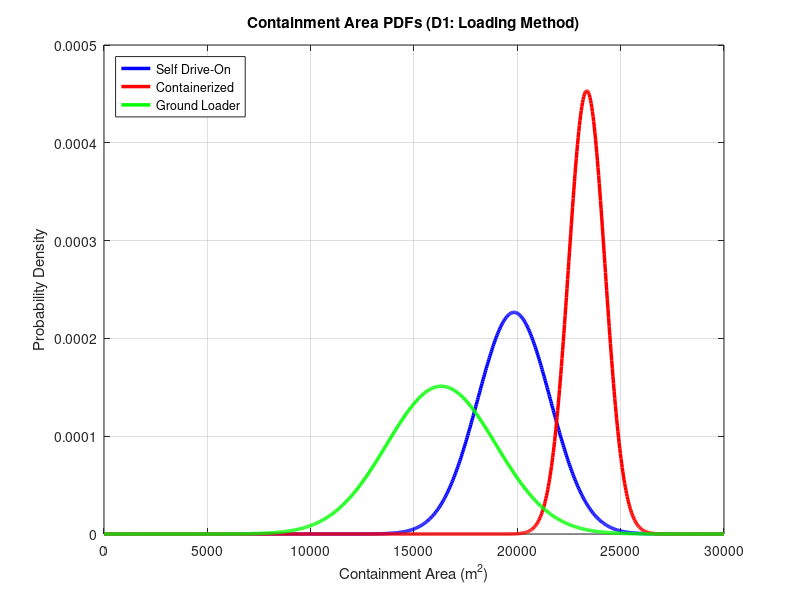

MATLAB code to generate this figure: (Note: this script raises an error after producing the figure.)
% EM.413 OS14 Question 1 Decision Aid
% Allows manipulation and visualization of Contianment (Performance) PDFs for OS14 Q1
close all; clear all; clc;

% Define the X-axis: Containment Area from 0 to 30,000 sq meters
x = linspace(0, 30000, 1000);

% Define a square meters per Fibonacci score value that can be used in containment area PDFs
CAslope = 880;

%% %%%% -- CONTAINMENT -- %%%% %%

%% -- DECISION 1: LOADING METHOD CONTAINMENT -- %%
% Modeled based on CAslope = 880 logic. 
% Shifted using 3-sigma rule to respect the 26,000 m^2 absolute ceiling.

% -- Option 1: Self-Propelled Drive-On
% Moderate variance, slight delay penalty (CAslope * 1)
sigma_d1_o1_area = CAslope * 2;
mu_d1_o1_area = 26000 - (3 * sigma_d1_o1_area) - (CAslope * 1);
y_d1_o1_area = normpdf(x, mu_d1_o1_area, sigma_d1_o1_area);

% -- Option 2: Containerized Module
% Lowest variance, zero delay penalty (touches max ceiling)
sigma_d1_o2_area = CAslope * 1;
mu_d1_o2_area = 26000 - (3 * sigma_d1_o2_area) - (CAslope * 0);
y_d1_o2_area = normpdf(x, mu_d1_o2_area, sigma_d1_o2_area);

% -- Option 3: Dedicated Ground Loader
% Highest variance, highest delay penalty (CAslope * 2)
sigma_d1_o3_area = CAslope * 3;
mu_d1_o3_area = 26000 - (3 * sigma_d1_o3_area) - (CAslope * 2);
y_d1_o3_area = normpdf(x, mu_d1_o3_area, sigma_d1_o3_area);

% -- Plotting D1 Containment --
figure(1);
plot(x, y_d1_o1_area, 'b', 'LineWidth', 2.5, 'DisplayName', 'Self Drive-On'); hold on;
plot(x, y_d1_o2_area, 'r', 'LineWidth', 2.5, 'DisplayName', 'Containerized');
plot(x, y_d1_o3_area, 'g', 'LineWidth', 2.5, 'DisplayName', 'Ground Loader');

title('Containment Area PDFs (D1: Loading Method)');
xlabel('Containment Area (m^2)'); ylabel('Probability Density');
legend('Location', 'NorthWest'); grid on; xlim([0 30000]);
ax = gca; ax.XAxis.Exponent = 0; ax.YAxis.Exponent = 0;
xtickformat('%,.0f'); ytickformat('%.5f'); 

fprintf('\n--- D1 Statistics (For Table) ---\n');
fprintf('Containment (Area):\n');
fprintf('Option 1 (Drive-On):  Mu = %.0f m^2 | Sigma = %.0f m^2\n', mu_d1_o1_area, sigma_d1_o1_area);
fprintf('Option 2 (Container): Mu = %.0f m^2 | Sigma = %.0f m^2\n', mu_d1_o2_area, sigma_d1_o2_area);
fprintf('Option 3 (Loader):    Mu = %.0f m^2 | Sigma = %.0f m^2\n', mu_d1_o3_area, sigma_d1_o3_area);

%% -- DECISION 2: INSERTION METHOD CONTAINMENT -- %%

% -- Option 1: Containerized Guided Drone 
% Beta Dist: Highly accurate (sub-500m) with active propulsion to fight wind, but expensive. Bounds: 24k to 26k
% Parameters for Beta(α,β) scaled to [a1,b1]
alpha1 = 8; beta1 = 2;
a1 = 24000; b1 = 26000;
% Normalize x into [0,1] for the beta PDF
x_norm1 = (x - a1) / (b1 - a1); 
% Treat values outside the interval as missing for the scaled density
x_norm1(x_norm1 < 0 | x_norm1 > 1) = NaN; 
% Compute scaled beta PDF on original x units (divide by scaling width)
y1 = betapdf(x_norm1, alpha1, beta1) / (b1 - a1); 

% -- Option 2: Precision Guided Parafoil
% Beta Dist: Good GPS steering and lower cost, but passive gliding increases wind drift risk. Bounds: 22k to 26k
alpha2 = 5; beta2 = 2;
a2 = 22000; b2 = 26000;
x_norm2 = (x - a2) / (b2 - a2);
x_norm2(x_norm2 < 0 | x_norm2 > 1) = NaN; 
y2 = betapdf(x_norm2, alpha2, beta2) / (b2 - a2);

% -- Option 3: Ramp Extraction / Airbag 
% Normal Dist: Very cheap and simple, but unguided drop creates massive footprint uncertainty. Mu=14k, Sig=4k
mu3 = 14000; sigma3 = 4000;
y3 = normpdf(x, mu3, sigma3);

% -- Plotting D2 
figure(2);
plot(x, y1, 'b', 'LineWidth', 2, 'DisplayName', 'Guided Drone (Beta)'); hold on;
plot(x, y2, 'r', 'LineWidth', 2, 'DisplayName', 'Parafoil (Beta)');
plot(x, y3, 'g', 'LineWidth', 2, 'DisplayName', 'Airbag (Normal)');
title('Containment Area PDFs (D2: Insertion Method)');
xlabel('Containment Area (m^2)'); ylabel('Probability Density');
legend('Location', 'NorthWest'); grid on; xlim([0 30000]);
ax = gca; ax.XAxis.Exponent = 0; ax.YAxis.Exponent = 0;
xtickformat('%,.0f'); ytickformat('%.5f'); 

% -- D2 Math Correction Printout 
fprintf('\n--- CORRECTED D2 Containment Statistics (Update your table!) ---\n');
mu_std1 = alpha1 / (alpha1 + beta1);
var_std1 = (alpha1 * beta1) / ((alpha1 + beta1)^2 * (alpha1 + beta1 + 1));
fprintf('Option 1 (Drone):    Mu = %.0f m^2 | Sigma = %.0f m^2\n', a1 + (mu_std1 * (b1 - a1)), sqrt(var_std1 * (b1 - a1)^2));
mu_std2 = alpha2 / (alpha2 + beta2);
var_std2 = (alpha2 * beta2) / ((alpha2 + beta2)^2 * (alpha2 + beta2 + 1));
fprintf('Option 2 (Parafoil): Mu = %.0f m^2 | Sigma = %.0f m^2\n', a2 + (mu_std2 * (b2 - a2)), sqrt(var_std2 * (b2 - a2)^2));
fprintf('Option 3 (Airbag):   Mu = %.0f m^2 | Sigma = %.0f m^2\n\n', mu3, sigma3);

%% -- DECISION 3: LANDING ACTIVATION -- %%

% -- Option 1: Impact-Triggered Auto Activation
% Normal Dist: Lowest impact on max potential containment area; mid variability
mu_d3_o1_area = 26000 - CAslope * 0; sigma_d3_o1_area = CAslope * 2;
y_d3_o1_area = normpdf(x, mu_d3_o1_area, sigma_d3_o1_area);

% -- Option 2: Remote Commanded Activation
% Normal Dist: Most impact on max potential containment area; low variability
mu_d3_o2_area = 26000 - CAslope * 2; sigma_d3_o2_area = CAslope * 1;
y_d3_o2_area = normpdf(x, mu_d3_o2_area, sigma_d3_o2_area);

% -- Option 3: Dual Key Auto & Remote Activation
% Normal Dist: Low impact on max potential containment area; most variability
mu_d3_o3_area = 26000 - CAslope * 1; sigma_d3_o3_area = CAslope * 3;
y_d3_o3_area = normpdf(x, mu_d3_o3_area, sigma_d3_o3_area);

% -- Plotting D3 
figure(3);
plot(x, y_d3_o1_area, 'b', 'LineWidth', 2, 'DisplayName', 'Auto Acivate (Normal)'); hold on;
plot(x, y_d3_o2_area, 'r', 'LineWidth', 2, 'DisplayName', 'Remote Activate (Normal)');
plot(x, y_d3_o3_area, 'g', 'LineWidth', 2, 'DisplayName', 'Dual Key Activate (Normal)');
title('Containment Area PDFs (D3: Landing Activation)');
xlabel('Containment Area (m^2)'); ylabel('Probability Density');
legend('Location', 'NorthWest'); grid on; xlim([0 30000]);
ax = gca; ax.XAxis.Exponent = 0; ax.YAxis.Exponent = 0;
xtickformat('%,.0f'); ytickformat('%.5f'); 

% -- D3 Math Printout for Table (Normal distributions)
fprintf('\n--- D3 Containment Statistics (For Table) ---\n');
fprintf('Option 1 (Auto Activate): Mu = %.0f m^2 | Sigma = %.0f m^2\n', mu_d3_o1_area, sigma_d3_o1_area);
fprintf('Option 2 (Remote Activate): Mu = %.0f m^2 | Sigma = %.0f m^2\n', mu_d3_o2_area, sigma_d3_o2_area);
fprintf('Option 3 (Dual Key Activate): Mu = %.0f m^2 | Sigma = %.0f m^2\n\n', mu_d3_o3_area, sigma_d3_o3_area);

%% -- DECISION 4: FLEET COMPOSITION CONTAINMENT -- %%
% -- Option 1: Homogeneous (Reliable but slower)
mu_d4_o1_area = 23000; sigma_d4_o1_area = 1000;
y_d4_o1_area = normpdf(x, mu_d4_o1_area, sigma_d4_o1_area);

% -- Option 2: Two-tier (Good tactical synergy)
mu_d4_o2_area = 24500; sigma_d4_o2_area = 500;
y_d4_o2_area = normpdf(x, mu_d4_o2_area, sigma_d4_o2_area);

% -- Option 3: Three-role (Perfect specialization)
mu_d4_o3_area = 25100; sigma_d4_o3_area = 300;
y_d4_o3_area = normpdf(x, mu_d4_o3_area, sigma_d4_o3_area);

% -- Plotting D4 Containment --
figure(17);
plot(x, y_d4_o1_area, 'b', 'LineWidth', 2.5, 'DisplayName', 'Homogeneous'); hold on;
plot(x, y_d4_o2_area, 'r', 'LineWidth', 2.5, 'DisplayName', 'Two-Tier');
plot(x, y_d4_o3_area, 'g', 'LineWidth', 2.5, 'DisplayName', 'Three-Role');

title('Containment Area PDFs (D4: Fleet Composition)');
xlabel('Containment Area (m^2)'); ylabel('Probability Density');
legend('Location', 'NorthWest'); grid on; xlim([0 30000]);
ax = gca; ax.XAxis.Exponent = 0; ax.YAxis.Exponent = 0;
xtickformat('%,.0f'); ytickformat('%.5f'); 

% -- D4 Math Printout --
fprintf('\n--- D4 Statistics (For Table) ---\n');
fprintf('Containment:\n');
fprintf('Option 1 (Homogeneous):   Mu = %.0f m^2 | Sigma = %.0f m^2\n', mu_d4_o1_area, sigma_d4_o1_area);
fprintf('Option 2 (2-Tier): Mu = %.0f m^2 | Sigma = %.0f m^2\n', mu_d4_o2_area, sigma_d4_o2_area);
fprintf('Option 3 (3-Role): Mu = %.0f m^2 | Sigma = %.0f m^2\n', mu_d4_o3_area, sigma_d4_o3_area);

%% -- DECISION 5: REPLACEMENT RATIO CONTAINMENT (Autonomy Proficiency) -- %%
% -- Option 1: 1:1 (High proficiency, high efficiency)
mu_d5_o1_area = 25000; sigma_d5_o1_area = 350;
y_d5_o1_area = normpdf(x, mu_d5_o1_area, sigma_d5_o1_area);

% -- Option 2: 3:1 (Moderate proficiency, some swarm friction)
mu_d5_o2_area = 18000; sigma_d5_o2_area = 2000;
y_d5_o2_area = normpdf(x, mu_d5_o2_area, sigma_d5_o2_area);

% -- Option 3: 6:1 (Low proficiency, high swarm friction)
mu_d5_o3_area = 10000; sigma_d5_o3_area = 3000;
y_d5_o3_area = normpdf(x, mu_d5_o3_area, sigma_d5_o3_area);

% -- Plotting D5 Containment --
figure(13);
plot(x, y_d5_o1_area, 'b', 'LineWidth', 2.5, 'DisplayName', '1:1 (High Proficiency)'); hold on;
plot(x, y_d5_o2_area, 'r', 'LineWidth', 2.5, 'DisplayName', '3:1 (Mod Proficiency)');
plot(x, y_d5_o3_area, 'g', 'LineWidth', 2.5, 'DisplayName', '6:1 (Low Proficiency)');

title('Containment Area PDFs (D5: Autonomy Proficiency Ratio)');
xlabel('Containment Area (m^2)'); ylabel('Probability Density');
legend('Location', 'NorthWest'); grid on; xlim([0 30000]);
ax = gca; ax.XAxis.Exponent = 0; ax.YAxis.Exponent = 0;
xtickformat('%,.0f'); ytickformat('%.5f'); 

fprintf('\n--- D5 Statistics (For Table) ---\n');
fprintf('Containment (Area):\n');
fprintf('Option 1 (1:1): Mu = %.0f m^2 | Sigma = %.0f m^2\n', mu_d5_o1_area, sigma_d5_o1_area);
fprintf('Option 2 (3:1): Mu = %.0f m^2 | Sigma = %.0f m^2\n', mu_d5_o2_area, sigma_d5_o2_area);
fprintf('Option 3 (6:1): Mu = %.0f m^2 | Sigma = %.0f m^2\n', mu_d5_o3_area, sigma_d5_o3_area);

%% -- DECISION 6: DEPLOYMENT AIRCRAFT TYPE -- %%
% Note: Down-selected to A400M due to Airbus stakeholder constraint.
% Acts as a system baseline for all Monte Carlo architectures.

% -- Containment (Highly reliable baseline delivery) --
mu_d6_o1_area = 25500; sigma_d6_o1_area = 150;
y_d6_o1_area = normpdf(x, mu_d6_o1_area, sigma_d6_o1_area);

figure(11);
plot(x, y_d6_o1_area, 'Color', [0.49, 0.18, 0.56], 'LineWidth', 2.5, 'DisplayName', 'A400M Baseline');
title('Containment Area PDFs (D6: Deployment Aircraft)');
xlabel('Containment Area (m^2)'); ylabel('Probability Density');
legend('Location', 'NorthWest'); grid on; xlim([0 30000]);
ax = gca; ax.XAxis.Exponent = 0; ax.YAxis.Exponent = 0;
xtickformat('%,.0f'); ytickformat('%.5f'); 

% -- D6 Math Printout --
fprintf('\n--- D6 Statistics (For Table) ---\n');
fprintf('Containment:\n');
fprintf('Option 1 (A400M): Mu = %.0f m^2 | Sigma = %.0f m^2\n', mu_d6_o1_area, sigma_d6_o1_area);

%% -- DECISION 7: COMMUNICATIONS CONTAINMENT -- %%

% -- Option 1: Per-Robot SATCOM
% Beta Dist: Highly reliable, minor canopy masking risk. Bounds: 22k to 26k
alpha4 = 8; beta4 = 2;
a4 = 22000; b4 = 26000;
x_norm4 = (x - a4) / (b4 - a4);
x_norm4(x_norm4 < 0 | x_norm4 > 1) = NaN;
y4 = betapdf(x_norm4, alpha4, beta4) / (b4 - a4);

% -- Option 2: Ground C2 Node (Localized RF) 
% Triangular Dist: Susceptible to terrain masking. 
% Min (a) = 12k, Mode (c) = 24k, Max (b) = 26k

% Define triangular membership breakpoints (left, peak, right)
a_tri = 12000; c_tri = 24000; b_tri = 26000;
% Preallocate output vector matching input x
y5 = zeros(size(x));
% Compute increasing side where x between left and peak
idx1 = (x >= a_tri & x <= c_tri);
y5(idx1) = 2 * (x(idx1) - a_tri) / ((b_tri - a_tri) * (c_tri - a_tri)); % Upward slope
% Compute decreasing side where x between peak and right
idx2 = (x > c_tri & x <= b_tri);
y5(idx2) = 2 * (b_tri - x(idx2)) / ((b_tri - a_tri) * (b_tri - c_tri)); % Downward slope

% -- Option 3: Airborne Relay Node 
% Beta Dist: Excellent LOS, but UAS refuel/loiter gaps. Bounds: 18k to 26k
alpha6 = 5; beta6 = 2;
a6 = 18000; b6 = 26000;
x_norm6 = (x - a6) / (b6 - a6);
x_norm6(x_norm6 < 0 | x_norm6 > 1) = NaN;
y6 = betapdf(x_norm6, alpha6, beta6) / (b6 - a6);

% -- Plotting D7 
figure(4);
plot(x, y4, 'Color', [0.00, 0.25, 0.45], 'LineWidth', 2.5, 'DisplayName', 'Per-Robot SATCOM (Beta)'); hold on;
plot(x, y5, 'Color', [0.85, 0.33, 0.10], 'LineWidth', 2.5, 'DisplayName', 'Ground Node RF (Triangular)');
plot(x, y6, 'Color', [0.00, 0.60, 0.65], 'LineWidth', 2.5, 'DisplayName', 'Airborne Relay (Beta)');
title('Containment Area PDFs (D7: Communications)');
xlabel('Containment Area (m^2)'); ylabel('Probability Density');
legend('Location', 'NorthWest'); grid on; xlim([0 30000]);
ax2 = gca; ax2.XAxis.Exponent = 0; ax2.YAxis.Exponent = 0;
xtickformat('%,.0f'); ytickformat('%.5f'); 

% -- D7 Math Printout --
fprintf('--- D7 Containment Statistics (For Table) ---\n');
mu_std4 = alpha4 / (alpha4 + beta4);
var_std4 = (alpha4 * beta4) / ((alpha4 + beta4)^2 * (alpha4 + beta4 + 1));
fprintf('Option 1 (SATCOM):   Mu = %.0f m^2 | Sigma = %.0f m^2\n', a4 + (mu_std4 * (b4 - a4)), sqrt(var_std4 * (b4 - a4)^2));
fprintf('Option 2 (Ground):   Mu = %.0f m^2 | Sigma = %.0f m^2 (Note: Tri mean is (a+b+c)/3)\n', (a_tri+b_tri+c_tri)/3, sqrt((a_tri^2+b_tri^2+c_tri^2 - a_tri*b_tri - a_tri*c_tri - b_tri*c_tri)/18));
mu_std6 = alpha6 / (alpha6 + beta6);
var_std6 = (alpha6 * beta6) / ((alpha6 + beta6)^2 * (alpha6 + beta6 + 1));
fprintf('Option 3 (Airborne): Mu = %.0f m^2 | Sigma = %.0f m^2\n\n', a6 + (mu_std6 * (b6 - a6)), sqrt(var_std6 * (b6 - a6)^2));

%% -- DECISION 8: AUTONOMY MODE CONTAINMENT -- %%
% -- Option 1: Teleoperation (Normal: Human bottleneck)
mu_d8_o1_area = 16000; sigma_d8_o1_area = 3000;
y_d8_o1_area = normpdf(x, mu_d8_o1_area, sigma_d8_o1_area);

% -- Option 2: Supervised Autonomy (Normal: Better, but still human-limited)
mu_d8_o2_area = 21000; sigma_d8_o2_area = 1500;
y_d8_o2_area = normpdf(x, mu_d8_o2_area, sigma_d8_o2_area);

% -- Option 3: Coordinated Autonomy (Beta: High peak, vulnerable to edge cases)
alpha8_3 = 6; beta8_3 = 2; a8_3 = 12000; b8_3 = 26000;
x_norm8_3 = (x - a8_3) / (b8_3 - a8_3);
x_norm8_3(x_norm8_3 < 0 | x_norm8_3 > 1) = NaN;
y_d8_o3_area = betapdf(x_norm8_3, alpha8_3, beta8_3) / (b8_3 - a8_3);

% -- Plotting D8 Containment --
figure(9);
plot(x, y_d8_o1_area, 'b', 'LineWidth', 2.5, 'DisplayName', 'Teleoperation (Normal)'); hold on;
plot(x, y_d8_o2_area, 'r', 'LineWidth', 2.5, 'DisplayName', 'Supervised (Normal)');
plot(x, y_d8_o3_area, 'g', 'LineWidth', 2.5, 'DisplayName', 'Coordinated (Beta)');
title('Containment Area PDFs (D8: Autonomy Mode)');
xlabel('Containment Area (m^2)'); ylabel('Probability Density');
legend('Location', 'NorthWest'); grid on; xlim([0 30000]);
ax = gca; ax.XAxis.Exponent = 0; ax.YAxis.Exponent = 0;
xtickformat('%,.0f'); ytickformat('%.5f');

% -- D8 Math Printout --
fprintf('\n--- D8 Statistics (For Table) ---\n');
fprintf('Containment:\n');
fprintf('Option 1 (Teleop): Mu = %.0f m^2 | Sigma = %.0f m^2\n', mu_d8_o1_area, sigma_d8_o1_area);
fprintf('Option 2 (Super):  Mu = %.0f m^2 | Sigma = %.0f m^2\n', mu_d8_o2_area, sigma_d8_o2_area);
mu_std8_3 = alpha8_3 / (alpha8_3 + beta8_3);
var_std8_3 = (alpha8_3 * beta8_3) / ((alpha8_3 + beta8_3)^2 * (alpha8_3 + beta8_3 + 1));
fprintf('Option 3 (Coord):  Mu = %.0f m^2 | Sigma = %.0f m^2\n', a8_3 + (mu_std8_3 * (b8_3 - a8_3)), sqrt(var_std8_3 * (b8_3 - a8_3)^2));

%% -- DECISION 9: RECOVERY METHOD CONTAINMENT -- %%
% Modeled based on "Bingo Fuel" / Battery Reserve constraints.
% Normal distributions are shifted to respect the 26,000 m^2 absolute ceiling.

% -- Option 1: Expendable (No Recovery)
% 100% battery to the mission. 3-sigma tail hits 26,000.
mu_d9_o1_area = 24800; sigma_d9_o1_area = 400;
y_d9_o1_area = normpdf(x, mu_d9_o1_area, sigma_d9_o1_area);

% -- Option 2: Manual Ground Retrieval
% Minor battery reserve required. 
mu_d9_o2_area = 22000; sigma_d9_o2_area = 1000;
y_d9_o2_area = normpdf(x, mu_d9_o2_area, sigma_d9_o2_area);

% -- Option 3: Air-based Recovery
% Minor battery reserve required.
mu_d9_o3_area = 22000; sigma_d9_o3_area = 1000;
y_d9_o3_area = normpdf(x, mu_d9_o3_area, sigma_d9_o3_area);

% -- Plotting D9 
figure(5);
plot(x, y_d9_o1_area, 'b', 'LineWidth', 2.5, 'DisplayName', 'Expendable'); hold on;
plot(x, y_d9_o2_area, 'r', 'LineWidth', 2.5, 'DisplayName', 'Ground Retrieval');
plot(x, y_d9_o3_area, 'g', 'LineWidth', 2.5, 'DisplayName', 'Air-based Recovery');

title('Containment Area PDFs (D9: Recovery Method)');
xlabel('Containment Area (m^2)'); ylabel('Probability Density');
legend('Location', 'NorthWest'); grid on; xlim([0 30000]);
ax = gca; ax.XAxis.Exponent = 0; ax.YAxis.Exponent = 0;
xtickformat('%,.0f'); ytickformat('%.5f'); 

% -- D9 Math Printout for Table --
fprintf('\n--- D9 Containment Statistics (For Table) ---\n');
fprintf('Option 1 (Expendable): Mu = %.0f m^2 | Sigma = %.0f m^2\n', mu_d9_o1_area, sigma_d9_o1_area);
fprintf('Option 2 (Ground):     Mu = %.0f m^2 | Sigma = %.0f m^2\n', mu_d9_o2_area, sigma_d9_o2_area);
fprintf('Option 3 (Auto):       Mu = %.0f m^2 | Sigma = %.0f m^2\n\n', mu_d9_o3_area, sigma_d9_o3_area);

%% -- DECISION 10: ENCAPSULATION METHOD CONTAINMENT (BETA UPDATE) -- %%
% Modeled to allow all options to hit the 26,000 m^2 absolute ceiling, 
% but with varying probabilities and worst-case bounds.

% -- Option 1: Bare Robot (Wide spread, lower probability of max)
alpha10_1 = 3; beta10_1 = 2; a10_1 = 15000; b10_1 = 26000;
x_norm10_1 = (x - a10_1) / (b10_1 - a10_1); 
x_norm10_1(x_norm10_1 < 0 | x_norm10_1 > 1) = NaN; 
y_d10_o1_area = betapdf(x_norm10_1, alpha10_1, beta10_1) / (b10_1 - a10_1);

% -- Option 2: Individual Pods (Tighter spread, better probability)
alpha10_2 = 5; beta10_2 = 2; a10_2 = 20000; b10_2 = 26000;
x_norm10_2 = (x - a10_2) / (b10_2 - a10_2); 
x_norm10_2(x_norm10_2 < 0 | x_norm10_2 > 1) = NaN; 
y_d10_o2_area = betapdf(x_norm10_2, alpha10_2, beta10_2) / (b10_2 - a10_2);

% -- Option 3: Containerized Module (Highest probability of max)
alpha10_3 = 8; beta10_3 = 2; a10_3 = 24000; b10_3 = 26000;
x_norm10_3 = (x - a10_3) / (b10_3 - a10_3); 
x_norm10_3(x_norm10_3 < 0 | x_norm10_3 > 1) = NaN; 
y_d10_o3_area = betapdf(x_norm10_3, alpha10_3, beta10_3) / (b10_3 - a10_3);

% -- Plotting D10 Containment --
figure(7);
plot(x, y_d10_o1_area, 'b', 'LineWidth', 2.5, 'DisplayName', 'Bare Robot (Beta)'); hold on;
plot(x, y_d10_o2_area, 'r', 'LineWidth', 2.5, 'DisplayName', 'Individual Pods (Beta)');
plot(x, y_d10_o3_area, 'g', 'LineWidth', 2.5, 'DisplayName', 'Containerized Module (Beta)');

title('Containment Area PDFs (D10: Encapsulation Method)');
xlabel('Containment Area (m^2)'); ylabel('Probability Density');
legend('Location', 'NorthWest'); grid on; xlim([0 30000]);
ax = gca; ax.XAxis.Exponent = 0; ax.YAxis.Exponent = 0;
xtickformat('%,.0f'); ytickformat('%.5f'); 

% -- D10 Math Printout --
fprintf('\n--- D10 Containment Statistics (For Table) ---\n');
mu_std10_1 = alpha10_1 / (alpha10_1 + beta10_1);
var_std10_1 = (alpha10_1 * beta10_1) / ((alpha10_1 + beta10_1)^2 * (alpha10_1 + beta10_1 + 1));
fprintf('Option 1 (Bare):   Mu = %.0f m^2 | Sigma = %.0f m^2\n', a10_1 + (mu_std10_1 * (b10_1 - a10_1)), sqrt(var_std10_1 * (b10_1 - a10_1)^2));

mu_std10_2 = alpha10_2 / (alpha10_2 + beta10_2);
var_std10_2 = (alpha10_2 * beta10_2) / ((alpha10_2 + beta10_2)^2 * (alpha10_2 + beta10_2 + 1));
fprintf('Option 2 (Indiv):  Mu = %.0f m^2 | Sigma = %.0f m^2\n', a10_2 + (mu_std10_2 * (b10_2 - a10_2)), sqrt(var_std10_2 * (b10_2 - a10_2)^2));

mu_std10_3 = alpha10_3 / (alpha10_3 + beta10_3);
var_std10_3 = (alpha10_3 * beta10_3) / ((alpha10_3 + beta10_3)^2 * (alpha10_3 + beta10_3 + 1));
fprintf('Option 3 (Module): Mu = %.0f m^2 | Sigma = %.0f m^2\n\n', a10_3 + (mu_std10_3 * (b10_3 - a10_3)), sqrt(var_std10_3 * (b10_3 - a10_3)^2));

%% %%%% -- COST -- %%%% %%
% Legend entries are aligned to match Containment labels.
% Statistics are printed per section for the Command Window.

%% -- DECISION 1: LOADING METHOD COST -- %%
x_cost1 = linspace(-5000, 100000, 1000); 
mu_d1_o1_cost = 0; sigma_d1_o1_cost = 100; 
y_d1_o1_cost = normpdf(x_cost1, mu_d1_o1_cost, sigma_d1_o1_cost);
mu_d1_o2_cost = 50000; sigma_d1_o2_cost = 5000; 
y_d1_o2_cost = normpdf(x_cost1, mu_d1_o2_cost, sigma_d1_o2_cost);
mu_d1_o3_cost = 70000; sigma_d1_o3_cost = 7000; 
y_d1_o3_cost = normpdf(x_cost1, mu_d1_o3_cost, sigma_d1_o3_cost);

figure(101);
plot(x_cost1, y_d1_o1_cost, 'b', 'LineWidth', 2, 'DisplayName', 'Self Drive-On'); hold on;
plot(x_cost1, y_d1_o2_cost, 'r', 'LineWidth', 2, 'DisplayName', 'Containerized');
plot(x_cost1, y_d1_o3_cost, 'g', 'LineWidth', 2, 'DisplayName', 'Ground Loader');
title('Cost PDFs (D1: Loading Method)'); xlabel('Cost ($)'); ylabel('Density');
legend('Location', 'NorthEast'); grid on; xlim([-5000 100000]);

fprintf('\n--- D1 Cost Statistics ---\n');
fprintf('Option 1 (Drive-On):  Mu = $%.0f | Sigma = $%.0f\n', mu_d1_o1_cost, sigma_d1_o1_cost);
fprintf('Option 2 (Container): Mu = $%.0f | Sigma = $%.0f\n', mu_d1_o2_cost, sigma_d1_o2_cost);
fprintf('Option 3 (Loader):    Mu = $%.0f | Sigma = $%.0f\n', mu_d1_o3_cost, sigma_d1_o3_cost);

%% -- DECISION 2: INSERTION METHOD COST -- %%
x_cost2 = linspace(-50000, 750000, 1000); 
% -- Option 1: Drone (Tri)
a_c2_1 = 180000; c_c2_1 = 200000; b_c2_1 = 220000;
y_d2_o1_cost = zeros(size(x_cost2));
idx_up = (x_cost2 >= a_c2_1 & x_cost2 <= c_c2_1);
y_d2_o1_cost(idx_up) = 2 * (x_cost2(idx_up) - a_c2_1) / ((b_c2_1 - a_c2_1) * (c_c2_1 - a_c2_1));
idx_down = (x_cost2 > c_c2_1 & x_cost2 <= b_c2_1);
y_d2_o1_cost(idx_down) = 2 * (b_c2_1 - x_cost2(idx_down)) / ((b_c2_1 - a_c2_1) * (b_c2_1 - c_c2_1));
% -- Option 2: Parafoil (Tri)
a_c2_2 = 534600; c_c2_2 = 594000; b_c2_2 = 653400;
y_d2_o2_cost = zeros(size(x_cost2));
idx_up = (x_cost2 >= a_c2_2 & x_cost2 <= c_c2_2);
y_d2_o2_cost(idx_up) = 2 * (x_cost2(idx_up) - a_c2_2) / ((b_c2_2 - a_c2_2) * (c_c2_2 - a_c2_2));
idx_down = (x_cost2 > c_c2_2 & x_cost2 <= b_c2_2);
y_d2_o2_cost(idx_down) = 2 * (b_c2_2 - x_cost2(idx_down)) / ((b_c2_2 - a_c2_2) * (b_c2_2 - c_c2_2));
% -- Option 3: Airbag (Norm)
mu_d2_o3_cost = 40000; sigma_d2_o3_cost = 44000;
y_d2_o3_cost = normpdf(x_cost2, mu_d2_o3_cost, sigma_d2_o3_cost);

figure(102);
plot(x_cost2, y_d2_o1_cost, 'b', 'LineWidth', 2, 'DisplayName', 'Guided Drone'); hold on;
plot(x_cost2, y_d2_o2_cost, 'r', 'LineWidth', 2, 'DisplayName', 'Parafoil');
plot(x_cost2, y_d2_o3_cost, 'g', 'LineWidth', 2, 'DisplayName', 'Airbag');
title('Cost PDFs (D2: Insertion Method)'); xlabel('Cost ($)'); ylabel('Density');
legend('Location', 'NorthWest'); grid on; xlim([-50000 750000]);

fprintf('\n--- D2 Cost Statistics ---\n');
fprintf('Option 1 (Drone):    Mean = $%.0f | Sigma = $%.0f (Tri)\n', (a_c2_1+b_c2_1+c_c2_1)/3, sqrt((a_c2_1^2+b_c2_1^2+c_c2_1^2 - a_c2_1*b_c2_1 - a_c2_1*c_c2_1 - b_c2_1*c_c2_1)/18));
fprintf('Option 2 (Parafoil): Mean = $%.0f | Sigma = $%.0f (Tri)\n', (a_c2_2+b_c2_2+c_c2_2)/3, sqrt((a_c2_2^2+b_c2_2^2+c_c2_2^2 - a_c2_2*b_c2_2 - a_c2_2*c_c2_2 - b_c2_2*c_c2_2)/18));
fprintf('Option 3 (Airbag):   Mu = $%.0f | Sigma = $%.0f\n', mu_d2_o3_cost, sigma_d2_o3_cost);

%% -- DECISION 3: LANDING ACTIVATION COST -- %%
x_cost3 = linspace(-2000, 10000, 1000);
mu_d3_o1_cost = 5000; sigma_d3_o1_cost = 500;
y_d3_o1_cost = normpdf(x_cost3, mu_d3_o1_cost, sigma_d3_o1_cost);
mu_d3_o2_cost = 0; sigma_d3_o2_cost = 50; 
y_d3_o2_cost = normpdf(x_cost3, mu_d3_o2_cost, sigma_d3_o2_cost);
mu_d3_o3_cost = 5000; sigma_d3_o3_cost = 1000; 
y_d3_o3_cost = normpdf(x_cost3, mu_d3_o3_cost, sigma_d3_o3_cost);

figure(103);
plot(x_cost3, y_d3_o1_cost, 'b', 'LineWidth', 2, 'DisplayName', 'Auto Activate'); hold on;
plot(x_cost3, y_d3_o2_cost, 'r', 'LineWidth', 2, 'DisplayName', 'Remote Activate');
plot(x_cost3, y_d3_o3_cost, 'g', 'LineWidth', 2, 'DisplayName', 'Dual Key Activate');
title('Cost PDFs (D3: Landing Activation)'); xlabel('Cost ($)'); ylabel('Density');
legend('Location', 'NorthEast'); grid on; xlim([-2000 10000]);

fprintf('\n--- D3 Cost Statistics ---\n');
fprintf('Option 1 (Auto):      Mu = $%.0f | Sigma = $%.0f\n', mu_d3_o1_cost, sigma_d3_o1_cost);
fprintf('Option 2 (Remote):    Mu = $%.0f | Sigma = $%.0f\n', mu_d3_o2_cost, sigma_d3_o2_cost);
fprintf('Option 3 (Dual Key):  Mu = $%.0f | Sigma = $%.0f\n', mu_d3_o3_cost, sigma_d3_o3_cost);

%% -- DECISION 4: FLEET COMPOSITION COST -- %%
x_cost4 = linspace(1000000, 4500000, 1000);
mu_d4_o1_cost = 3750000; sigma_d4_o1_cost = 150000; 
y_d4_o1_cost = normpdf(x_cost4, mu_d4_o1_cost, sigma_d4_o1_cost);
mu_d4_o2_cost = 3600000; sigma_d4_o2_cost = 180000; 
y_d4_o2_cost = normpdf(x_cost4, mu_d4_o2_cost, sigma_d4_o2_cost);
mu_d4_o3_cost = 1650000; sigma_d4_o3_cost = 100000; 
y_d4_o3_cost = normpdf(x_cost4, mu_d4_o3_cost, sigma_d4_o3_cost);

figure(104);
plot(x_cost4, y_d4_o1_cost, 'b', 'LineWidth', 2, 'DisplayName', 'Homogeneous'); hold on;
plot(x_cost4, y_d4_o2_cost, 'r', 'LineWidth', 2, 'DisplayName', 'Two-Tier');
plot(x_cost4, y_d4_o3_cost, 'g', 'LineWidth', 2, 'DisplayName', 'Three-Role');
title('Cost PDFs (D4: Fleet Composition)'); xlabel('Cost ($)'); ylabel('Density');
legend('Location', 'NorthWest'); grid on; xlim([1000000 4500000]);

fprintf('\n--- D4 Cost Statistics ---\n');
fprintf('Option 1 (Homo):   Mu = $%.0f | Sigma = $%.0f\n', mu_d4_o1_cost, sigma_d4_o1_cost);
fprintf('Option 2 (2-Tier): Mu = $%.0f | Sigma = $%.0f\n', mu_d4_o2_cost, sigma_d4_o2_cost);
fprintf('Option 3 (3-Role): Mu = $%.0f | Sigma = $%.0f\n', mu_d4_o3_cost, sigma_d4_o3_cost);

%% -- DECISION 5: REPLACEMENT RATIO COST (MULTIPLIER) -- %%
x_mult5 = linspace(0, 8, 1000);
mu_d5_o1_cost = 1.0; sigma_d5_o1_cost = 0.05; 
y_d5_o1_cost = normpdf(x_mult5, mu_d5_o1_cost, sigma_d5_o1_cost);
mu_d5_o2_cost = 3.0; sigma_d5_o2_cost = 0.15; 
y_d5_o2_cost = normpdf(x_mult5, mu_d5_o2_cost, sigma_d5_o2_cost);
mu_d5_o3_cost = 6.0; sigma_d5_o3_cost = 0.3; 
y_d5_o3_cost = normpdf(x_mult5, mu_d5_o3_cost, sigma_d5_o3_cost);

figure(105);
plot(x_mult5, y_d5_o1_cost, 'b', 'LineWidth', 2, 'DisplayName', '1:1 (High Proficiency)'); hold on;
plot(x_mult5, y_d5_o2_cost, 'r', 'LineWidth', 2, 'DisplayName', '3:1 (Mod Proficiency)');
plot(x_mult5, y_d5_o3_cost, 'g', 'LineWidth', 2, 'DisplayName', '6:1 (Low Proficiency)');
title('Cost Multiplier PDFs (D5: Fleet Size)'); xlabel('D4 Multiplier'); ylabel('Density');
legend('Location', 'NorthEast'); grid on; xlim([0 8]);

fprintf('\n--- D5 Cost Multiplier Statistics ---\n');
fprintf('Option 1 (1:1): Mu = %.1fx | Sigma = %.2fx\n', mu_d5_o1_cost, sigma_d5_o1_cost);
fprintf('Option 2 (3:1): Mu = %.1fx | Sigma = %.2fx\n', mu_d5_o2_cost, sigma_d5_o2_cost);
fprintf('Option 3 (6:1): Mu = %.1fx | Sigma = %.2fx\n', mu_d5_o3_cost, sigma_d5_o3_cost);

%% -- DECISION 6: DEPLOYMENT AIRCRAFT COST -- %%
x_cost6 = linspace(20000, 45000, 1000);
mu_d6_o1_cost = 33532; sigma_d6_o1_cost = 2500; 
y_d6_o1_cost = normpdf(x_cost6, mu_d6_o1_cost, sigma_d6_o1_cost);

figure(106);
plot(x_cost6, y_d6_o1_cost, 'Color', [0.49, 0.18, 0.56], 'LineWidth', 2, 'DisplayName', 'A400M Baseline');
title('Cost PDFs (D6: Aircraft)'); xlabel('Cost ($)'); ylabel('Density');
legend('Location', 'NorthWest'); grid on; xlim([20000 45000]);

fprintf('\n--- D6 Cost Statistics ---\n');
fprintf('Option 1 (A400M): Mu = $%.0f | Sigma = $%.0f\n', mu_d6_o1_cost, sigma_d6_o1_cost);

%% -- DECISION 7: COMMUNICATIONS COST -- %%
x_cost7 = linspace(0, 25000, 1000); 
% -- Option 1: SATCOM (Tri)
a_c7_1 = 4630; c_c7_1 = 5145; b_c7_1 = 5659;
y_d7_o1_cost = zeros(size(x_cost7));
idx_up = (x_cost7 >= a_c7_1 & x_cost7 <= c_c7_1);
y_d7_o1_cost(idx_up) = 2 * (x_cost7(idx_up) - a_c7_1) / ((b_c7_1 - a_c7_1) * (c_c7_1 - a_c7_1));
idx_down = (x_cost7 > c_c7_1 & x_cost7 <= b_c7_1);
y_d7_o1_cost(idx_down) = 2 * (b_c7_1 - x_cost7(idx_down)) / ((b_c7_1 - a_c7_1) * (b_c7_1 - c_c7_1));
% -- Option 2: Ground (Tri)
a_c7_2 = 4782; c_c7_2 = 5314; b_c7_2 = 5845;
y_d7_o2_cost = zeros(size(x_cost7));
idx_up = (x_cost7 >= a_c7_2 & x_cost7 <= c_c7_2);
y_d7_o2_cost(idx_up) = 2 * (x_cost7(idx_up) - a_c7_2) / ((b_c7_2 - a_c7_2) * (c_c7_2 - a_c7_2));
idx_down = (x_cost7 > c_c7_2 & x_cost7 <= b_c7_2);
y_d7_o2_cost(idx_down) = 2 * (b_c7_2 - x_cost7(idx_down)) / ((b_c7_2 - a_c7_2) * (b_c7_2 - c_c7_2));
% -- Option 3: Airborne (Tri)
a_c7_3 = 18000; c_c7_3 = 20000; b_c7_3 = 22000;
y_d7_o3_cost = zeros(size(x_cost7));
idx_up = (x_cost7 >= a_c7_3 & x_cost7 <= c_c7_3);
y_d7_o3_cost(idx_up) = 2 * (x_cost7(idx_up) - a_c7_3) / ((b_c7_3 - a_c7_3) * (c_c7_3 - a_c7_3));
idx_down = (x_cost7 > c_c7_3 & x_cost7 <= b_c7_3);
y_d7_o3_cost(idx_down) = 2 * (b_c7_3 - x_cost7(idx_down)) / ((b_c7_3 - a_c7_3) * (b_c7_3 - c_c7_3));

figure(107);
plot(x_cost7, y_d7_o1_cost, 'Color', [0.00, 0.25, 0.45], 'LineWidth', 2, 'DisplayName', 'Per-Robot SATCOM'); hold on;
plot(x_cost7, y_d7_o2_cost, 'Color', [0.85, 0.33, 0.10], 'LineWidth', 2, 'DisplayName', 'Ground Node RF');
plot(x_cost7, y_d7_o3_cost, 'Color', [0.00, 0.60, 0.65], 'LineWidth', 2, 'DisplayName', 'Airborne Relay');
title('Cost PDFs (D7: Communications)'); xlabel('Cost ($)'); ylabel('Density');
legend('Location', 'NorthEast'); grid on; xlim([0 25000]);

fprintf('\n--- D7 Cost Statistics ---\n');
fprintf('Option 1 (SATCOM):   Mean = $%.0f | Sigma = $%.0f (Tri)\n', (a_c7_1+b_c7_1+c_c7_1)/3, sqrt((a_c7_1^2+b_c7_1^2+c_c7_1^2 - a_c7_1*b_c7_1 - a_c7_1*c_c7_1 - b_c7_1*c_c7_1)/18));
fprintf('Option 2 (Ground):   Mean = $%.0f | Sigma = $%.0f (Tri)\n', (a_c7_2+b_c7_2+c_c7_2)/3, sqrt((a_c7_2^2+b_c7_2^2+c_c7_2^2 - a_c7_2*b_c7_2 - a_c7_2*c_c7_2 - b_c7_2*c_c7_2)/18));
fprintf('Option 3 (Airborne): Mean = $%.0f | Sigma = $%.0f (Tri)\n', (a_c7_3+b_c7_3+c_c7_3)/3, sqrt((a_c7_3^2+b_c7_3^2+c_c7_3^2 - a_c7_3*b_c7_3 - a_c7_3*c_c7_3 - b_c7_3*c_c7_3)/18));

%% -- DECISION 8: AUTONOMY MODE COST -- %%
x_cost8 = linspace(0, 15000, 1000);
mu_d8_o1_cost = 10000; sigma_d8_o1_cost = 1500; 
y_d8_o1_cost = normpdf(x_cost8, mu_d8_o1_cost, sigma_d8_o1_cost);
mu_d8_o2_cost = 4000; sigma_d8_o2_cost = 500; 
y_d8_o2_cost = normpdf(x_cost8, mu_d8_o2_cost, sigma_d8_o2_cost);
mu_d8_o3_cost = 1000; sigma_d8_o3_cost = 100; 
y_d8_o3_cost = normpdf(x_cost8, mu_d8_o3_cost, sigma_d8_o3_cost);

figure(108);
plot(x_cost8, y_d8_o1_cost, 'b', 'LineWidth', 2, 'DisplayName', 'Teleoperation'); hold on;
plot(x_cost8, y_d8_o2_cost, 'r', 'LineWidth', 2, 'DisplayName', 'Supervised');
plot(x_cost8, y_d8_o3_cost, 'g', 'LineWidth', 2, 'DisplayName', 'Coordinated');
title('Cost PDFs (D8: Autonomy)'); xlabel('Cost ($)'); ylabel('Density');
legend('Location', 'NorthEast'); grid on; xlim([0 15000]);

fprintf('\n--- D8 Cost Statistics ---\n');
fprintf('Option 1 (Teleop): Mu = $%.0f | Sigma = $%.0f\n', mu_d8_o1_cost, sigma_d8_o1_cost);
fprintf('Option 2 (Super):  Mu = $%.0f | Sigma = $%.0f\n', mu_d8_o2_cost, sigma_d8_o2_cost);
fprintf('Option 3 (Coord):  Mu = $%.0f | Sigma = $%.0f\n', mu_d8_o3_cost, sigma_d8_o3_cost);

%% -- DECISION 9: RECOVERY METHOD COST -- %%
x_cost9_flat = linspace(0, 50000, 1000); 
x_cost9_mult = linspace(0, 2, 1000); 
mu_d9_o1_cost = 1000; sigma_d9_o1_cost = 300;
y_d9_o1_cost = normpdf(x_cost9_flat, mu_d9_o1_cost, sigma_d9_o1_cost);
mu_d9_o2_cost = 1.0; sigma_d9_o2_cost = 0.05; 
y_d9_o2_mult = normpdf(x_cost9_mult, mu_d9_o2_cost, sigma_d9_o2_cost);
mu_d9_o3_cost = 35034; sigma_d9_o3_cost = 5225;
y_d9_o3_cost = normpdf(x_cost9_flat, mu_d9_o3_cost, sigma_d9_o3_cost);

figure(109);
plot(x_cost9_flat, y_d9_o1_cost, 'b', 'LineWidth', 2, 'DisplayName', 'Ground Retrieval'); hold on;
plot(x_cost9_flat, y_d9_o3_cost, 'g', 'LineWidth', 2, 'DisplayName', 'Air-based Recovery');
title('Flat Cost PDFs (D9: Recovery Method)'); xlabel('Cost ($)'); ylabel('Density');
legend('Location', 'NorthEast'); grid on; xlim([0 50000]);

figure(110);
plot(x_cost9_mult, y_d9_o2_mult, 'r', 'LineWidth', 2, 'DisplayName', 'Expendable');
title('Cost Multiplier PDF (D9: Recovery Method)'); xlabel('Hardware Multiplier'); ylabel('Density');
legend('Location', 'NorthEast'); grid on; xlim([0 2]);

fprintf('\n--- D9 Cost Statistics ---\n');
fprintf('Option 1 (Ground):  Mu = $%.0f | Sigma = $%.0f\n', mu_d9_o1_cost, sigma_d9_o1_cost);
fprintf('Option 2 (Expend):  Mu = %.1fx | Sigma = %.2fx (Mult)\n', mu_d9_o2_cost, sigma_d9_o2_cost);
fprintf('Option 3 (Air-Rec): Mu = $%.0f | Sigma = $%.0f\n', mu_d9_o3_cost, sigma_d9_o3_cost);

%% -- DECISION 10: ENCAPSULATION METHOD COST -- %%
x_cost10 = linspace(0, 30000, 1000);
mu_d10_o1_cost = 2000; sigma_d10_o1_cost = 750; 
y_d10_o1_cost = normpdf(x_cost10, mu_d10_o1_cost, sigma_d10_o1_cost);
mu_d10_o2_cost = 15000; sigma_d10_o2_cost = 1200; 
y_d10_o2_cost = normpdf(x_cost10, mu_d10_o2_cost, sigma_d10_o2_cost);
mu_d10_o3_cost = 24000; sigma_d10_o3_cost = 1500; 
y_d10_o3_cost = normpdf(x_cost10, mu_d10_o3_cost, sigma_d10_o3_cost);

figure(111);
plot(x_cost10, y_d10_o1_cost, 'b', 'LineWidth', 2, 'DisplayName', 'Bare Robot'); hold on;
plot(x_cost10, y_d10_o2_cost, 'r', 'LineWidth', 2, 'DisplayName', 'Individual Pods');
plot(x_cost10, y_d10_o3_cost, 'g', 'LineWidth', 2, 'DisplayName', 'Containerized Module');
title('Cost PDFs (D10: Encapsulation)'); xlabel('Cost ($)'); ylabel('Density');
legend('Location', 'NorthWest'); grid on; xlim([0 30000]);

fprintf('\n--- D10 Cost Statistics ---\n');
fprintf('Option 1 (Bare):   Mu = $%.0f | Sigma = $%.0f\n', mu_d10_o1_cost, sigma_d10_o1_cost);
fprintf('Option 2 (Pods):   Mu = $%.0f | Sigma = $%.0f\n', mu_d10_o2_cost, sigma_d10_o2_cost);
fprintf('Option 3 (Module): Mu = $%.0f | Sigma = $%.0f\n', mu_d10_o3_cost, sigma_d10_o3_cost);

% Finish formatting all figures
figHandles = findobj('Type', 'figure');
for i = 1:length(figHandles)
    ax = get(figHandles(i), 'CurrentAxes');
    if ~isempty(ax)
        ax.XAxis.Exponent = 0; ax.YAxis.Exponent = 0;
        xtickformat(ax, '%,.0f');
    end
end
